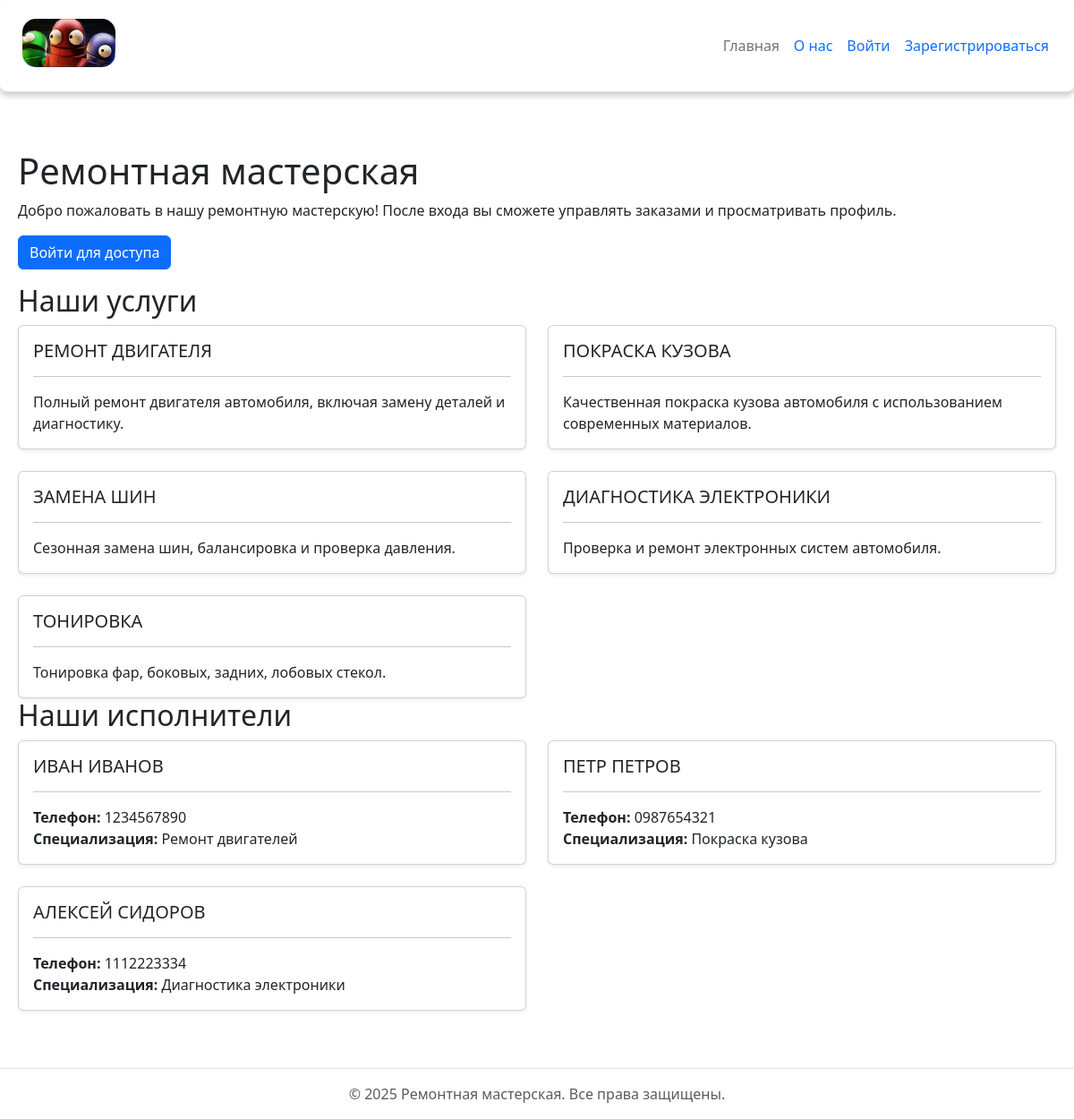
The page / on the database its author committed.
### config.py (models this page shows)
class WorkType(db.Model):
    id = db.Column(db.Integer, primary_key=True)
    name = db.Column(db.String(100), nullable=False)
    description = db.Column(db.Text, nullable=True)
    orders = db.relationship('Order', backref='work_type', lazy=True)

class Mechanic(db.Model):
    id = db.Column(db.Integer, primary_key=True)
    name = db.Column(db.String(100), nullable=False)  # Имя исполнителя
    phone = db.Column(db.String(20), nullable=True)  # Телефон исполнителя
    specialization = db.Column(db.String(100), nullable=True)  # Специализация

### app.py (the view)
@app.route("/index")
@app.route("/")
def index():
    work_types = WorkType.query.all()
    mechanics = Mechanic.query.all()  # Добавляем список исполнителей
    return render_template('index.html', work_types=work_types, mechanics=mechanics)

### templates/index.html (shortened to what this page needs)
{% extends 'base.html' %}
{% block content %}
<h1>Ремонтная мастерская</h1>
<p>Добро пожаловать в нашу ремонтную мастерскую! После входа вы сможете управлять заказами и просматривать профиль.</p>
{% if current_user.is_authenticated %}
    <p><a href="{{ url_for('profile') }}" class="btn btn-primary">Перейти в профиль</a></p>
{% else %}
    <p><a href="{{ url_for('login') }}" class="btn btn-primary">Войти для доступа</a></p>
{% endif %}
<h2>Наши услуги</h2>
<div class="row g-4">
    {% for work_type in work_types %}
    <div class="col-md-6">
        <div class="card h-100 shadow-sm">
            <div class="card-body">
                <h5 class="card-title text-uppercase">{{ work_type.name }}</h5>
                <hr class="title-divider">
                <p class="card-text">{{ work_type.description }}</p>
            </div>
        </div>
    </div>
    {% endfor %}
</div>
<h2>Наши исполнители</h2>
<div class="row g-4">
    {% for mechanic in mechanics %}
    <div class="col-md-6">
        <div class="card h-100 shadow-sm">
            <div class="card-body">
                <h5 class="card-title text-uppercase">{{ mechanic.name }}</h5>
                <hr class="title-divider">
                <p class="card-text">
                    <strong>Телефон:</strong> {{ mechanic.phone if mechanic.phone else 'Не указан' }}<br>
                    <strong>Специализация:</strong> {{ mechanic.specialization if mechanic.specialization else 'Не указана' }}
                </p>
            </div>
        </div>
    </div>
    {% endfor %}
</div>
{% endblock %}

### templates/base.html (shortened to what this page needs)
<!doctype html>
<html lang="en">
<head>
    <link href="https://cdn.jsdelivr.net/npm/bootstrap@5.3.6/dist/css/bootstrap.min.css" rel="stylesheet">
    <link rel="stylesheet" href="{{url_for('static', filename='css/main.css')}}">
</head>
<body>
<div class="page">
    <header class="d-flex flex-wrap align-items-center justify-content-center justify-content-md-between py-3 mb-4 border-bottom">
        <div class="col-md-3 mb-2 mb-md-0">
            <a href="/" class="d-inline-flex link-body-emphasis text-decoration-none">
                <img class="header__img" src="{{ url_for('static', filename='img/repo.jpg') }}" alt="Мастерская">
            </a>
        </div>
        <ul class="nav col-12 col-md-auto mb-2 justify-content-center mb-md-0">
            <li><a href="{{ url_for('index') }}" class="nav-link px-2 link-secondary">Главная</a></li>
            <li><a href="{{ url_for('about') }}" class="nav-link px-2">О нас</a></li>
            {% if current_user.is_authenticated %}
                <li><a href="{{ url_for('profile') }}" class="nav-link px-2">Профиль</a></li>
                {% if current_user.is_admin() %}
                    <li><a href="{{ url_for('users') }}" class="nav-link px-2">Управление пользователями</a></li>
                    <li><a href="{{ url_for('work_types') }}" class="nav-link px-2">Управление видами работ</a></li>
                    <li><a href="{{ url_for('mechanics') }}" class="nav-link px-2">Управление исполнителями</a></li>
                {% endif %}
                <li><a href="{{ url_for('logout') }}" class="nav-link px-2">Выйти</a></li>
            {% else %}
                <li><a href="{{ url_for('login') }}" class="nav-link px-2">Войти</a></li>
                <li><a href="{{ url_for('register') }}" class="nav-link px-2">Зарегистрироваться</a></li>
            {% endif %}
        </ul>
    </header>
    <div class="content">
        {% block content %}{% endblock %}
    </div>
    <footer class="py-3 mt-4 border-top text-center">
        <p class="text-muted mb-0">© 2025 Ремонтная мастерская. Все права защищены.</p>
    </footer>
</div>
</body>
</html>

### static/css/main.css (style rules this page uses)
header { position: sticky; top: 0; z-index: 1000; box-shadow: 0 4px 6px rgba(0, 0, 0, 0.2); background-color: #fff; border-radius: 8px; padding: 10px; }
.header__img { height: 64px; width: 114px; border-radius: 20px; padding: 5px; object-fit: cover; }
body { margin: 0; }
*, *:before, *:after { box-sizing: border-box; }
header, footer { padding: 20px; background-color: white; }
.page { overflow: hidden; display: flex; flex-direction: column; min-height: 100vh; }
.content { max-width: 1200px; margin: 0 auto; padding: 40px 20px; flex: 1 1 auto; }

### rows shown on the page
WorkType: name "РЕМОНТ ДВИГАТЕЛЯ", description "Полный ремонт двигателя автомобиля, включая замену деталей и диагностику."
WorkType: name "ПОКРАСКА КУЗОВА", description "Качественная покраска кузова автомобиля с использованием современных материалов."
WorkType: name "ЗАМЕНА ШИН", description "Сезонная замена шин, балансировка и проверка давления."
WorkType: name "ДИАГНОСТИКА ЭЛЕКТРОНИКИ", description "Проверка и ремонт электронных систем автомобиля."
WorkType: name "ТОНИРОВКА", description "Тонировка фар, боковых, задних, лобовых стекол."
Mechanic: name "ИВАН ИВАНОВ", phone "1234567890", specialization "Ремонт двигателей"
Mechanic: name "ПЕТР ПЕТРОВ", phone "0987654321", specialization "Покраска кузова"
Mechanic: name "АЛЕКСЕЙ СИДОРОВ", phone "1112223334", specialization "Диагностика электроники"
